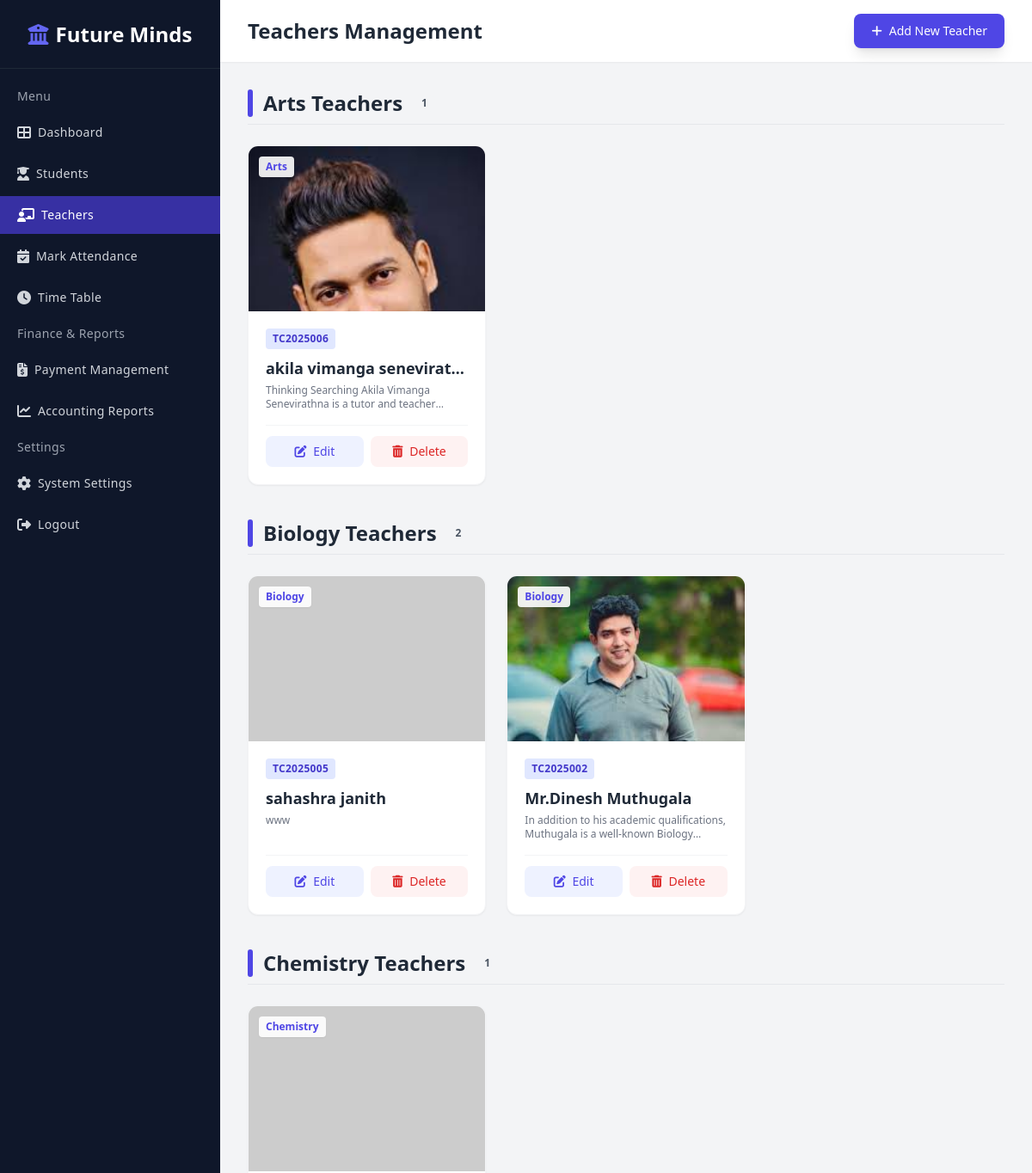
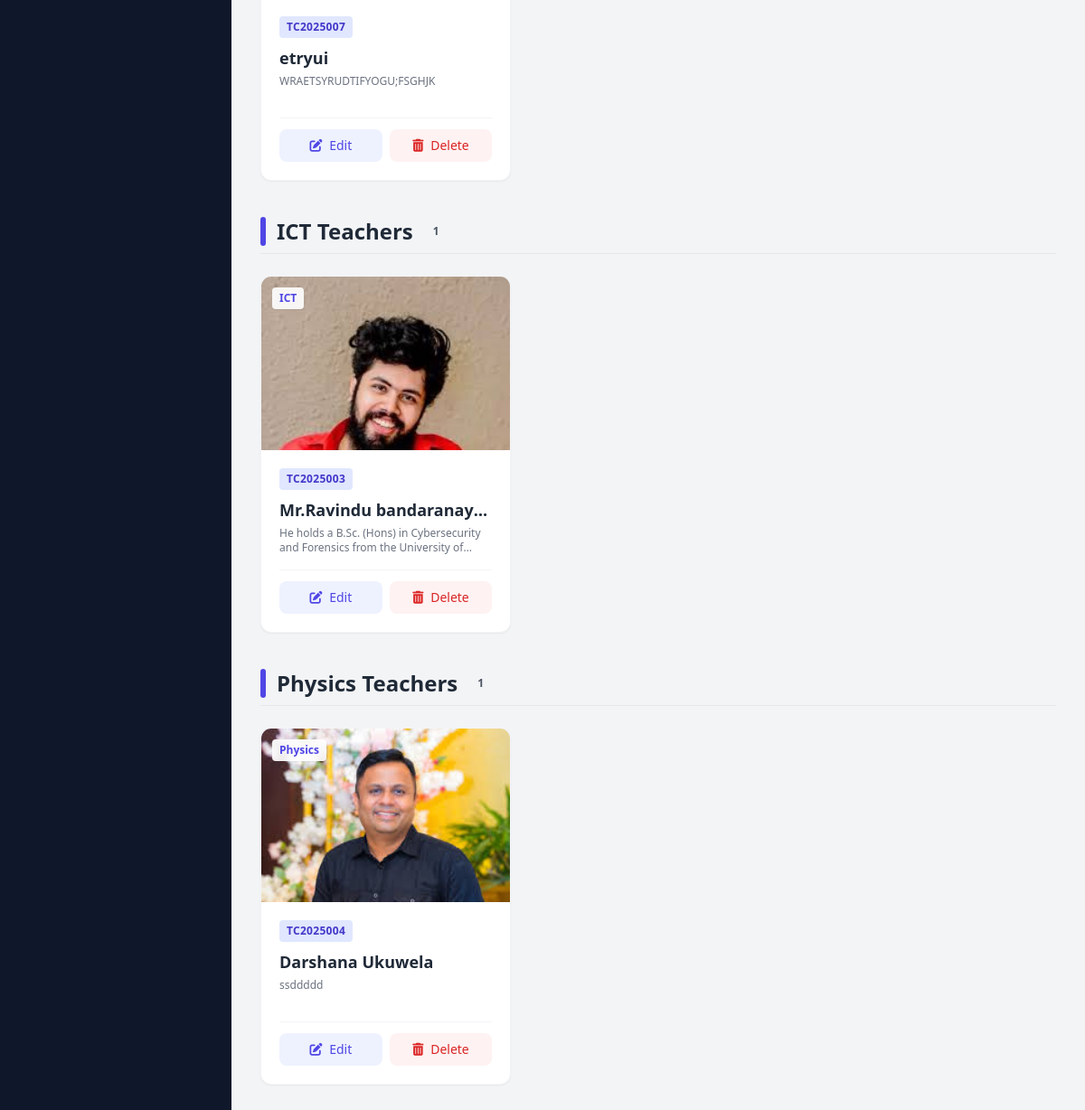
Page /admin/teachers.php on the committed database (2 pictures, top to bottom).
### tables this page shows
CREATE TABLE `teachers` (
  `teacher_id` int(11) NOT NULL,
  `teacher_number` varchar(20) NOT NULL,
  `password` varchar(255) NOT NULL,
  `full_name` varchar(150) NOT NULL,
  `phone` varchar(20) NOT NULL,
  `subject` varchar(100) NOT NULL,
  `description` text DEFAULT NULL,
  `image` varchar(255) DEFAULT NULL,
  `status` int(1) NOT NULL DEFAULT 1,
  `created_at` timestamp NOT NULL DEFAULT current_timestamp()
);

### admin/teachers.php (the view, shortened to what this page needs)
<?php
include 'db_con.php';
?>
<!DOCTYPE html>
<html lang="en">
<head>
    <script src="https://cdn.tailwindcss.com"></script>
    <link rel="stylesheet" href="https://cdnjs.cloudflare.com/ajax/libs/font-awesome/6.4.0/css/all.min.css">
</head>
<body class="bg-gray-100 font-sans antialiased">
    <?php include('includes/sidebar.php'); ?>
    <div class="ml-64 flex flex-col min-h-screen">
        <header class="bg-white shadow-sm py-4 px-8 flex justify-between items-center sticky top-0 z-40">
            <h2 class="text-2xl font-bold text-gray-800">Teachers Management</h2>
            <div class="flex items-center gap-4">
                <a href="add_teacher.php" class="bg-indigo-600 text-white px-5 py-2.5 rounded-lg text-sm font-medium hover:bg-indigo-700 transition shadow-lg flex items-center gap-2">
                    <i class="fas fa-plus"></i> Add New Teacher
                </a>
            </div>
        </header>
        <main class="p-8">
            <?php
            $sql = "SELECT * FROM teachers WHERE status = 1 ORDER BY subject ASC, teacher_id DESC";
            $result = $conn->query($sql);
            $teachers_by_subject = [];
            if ($result->num_rows > 0) {
                while($row = $result->fetch_assoc()) {
                    $teachers_by_subject[$row['subject']][] = $row;
                }
            }
            if (!empty($teachers_by_subject)) {
                foreach ($teachers_by_subject as $subject => $teachers) {
            ?>
                <div class="mb-10">
                    <div class="flex items-center gap-3 mb-6 border-b border-gray-200 pb-2">
                        <div class="h-8 w-1.5 bg-indigo-600 rounded-full"></div>
                        <h2 class="text-2xl font-bold text-gray-800"><?php echo htmlspecialchars($subject); ?> Teachers</h2>
                        <span class="bg-gray-100 text-gray-600 text-xs font-semibold px-2.5 py-0.5 rounded-full">
                            <?php echo count($teachers); ?>
                        </span>
                    </div>
                    <div class="grid grid-cols-1 md:grid-cols-2 lg:grid-cols-3 xl:grid-cols-4 gap-6">
                        <?php foreach ($teachers as $row) {
                            $img = $row['image'];
                            $imgPath = "../assets/images/teachers/" . $img;
                            if (empty($img) || !file_exists($imgPath)) {
                                $imgPath = "https://ui-avatars.com/api/?name=" . urlencode($row['full_name']) . "&background=random";
                            }
                        ?>
                        <div class="bg-white rounded-xl shadow-sm border border-gray-100 overflow-hidden hover:shadow-md transition group">
                            <div class="relative h-48 overflow-hidden bg-gray-100">
                                <img src="<?php echo $imgPath; ?>" alt="<?php echo htmlspecialchars($row['full_name']); ?>"
                                     class="w-full h-full object-cover object-top transition-transform duration-500 group-hover:scale-105">
                                <div class="absolute top-3 left-3 bg-white/90 backdrop-blur-sm px-2 py-1 rounded text-xs font-bold text-indigo-600 shadow-sm">
                                    <?php echo htmlspecialchars($row['subject']); ?>
                                </div>
                            </div>
                            <div class="p-5">
                                <div class="flex justify-between items-center mb-2">
                                    <span class="bg-indigo-100 text-indigo-700 text-xs font-bold px-2 py-1 rounded uppercase tracking-wide">
                                        <?php echo isset($row['teacher_number']) ? htmlspecialchars($row['teacher_number']) : 'NO ID'; ?>
                                    </span>
                                </div>
                                <h3 class="font-bold text-gray-800 text-lg mb-1 truncate"><?php echo htmlspecialchars($row['full_name']); ?></h3>
                                <p class="text-gray-500 text-xs mb-4 line-clamp-2 h-8"><?php echo htmlspecialchars($row['description']); ?></p>
                                <div class="flex gap-2 pt-3 border-t border-gray-100">
                                    <a href="edit_teacher.php?id=<?php echo $row['teacher_id']; ?>"
                                       class="flex-1 bg-indigo-50 text-indigo-600 py-2 rounded-lg text-sm font-medium hover:bg-indigo-100 transition text-center group-hover:bg-indigo-600 group-hover:text-white">
                                        <i class="fas fa-edit mr-1"></i> Edit
                                    </a>
                                    <a href="delete_teacher.php?id=<?php echo $row['teacher_id']; ?>"
                                       onclick="return confirm('Are you sure you want to remove this teacher?');"
                                       class="flex-1 bg-red-50 text-red-600 py-2 rounded-lg text-sm font-medium hover:bg-red-100 transition text-center group-hover:bg-red-600 group-hover:text-white">
                                        <i class="fas fa-trash-alt mr-1"></i> Delete
                                    </a>
                                </div>
                            </div>
                        </div>
                        <?php }  ?>
                    </div>
                </div>
                <?php
                }
            } ?>
        </main>
    </div>
</body>
</html>

### admin/includes/sidebar.php
<?php
$current_page = basename($_SERVER['PHP_SELF']);
?>
<div class="fixed left-0 top-0 w-64 h-full bg-slate-900 text-white transition-all duration-300 z-50 sidebar-menu">
    <div class="flex items-center justify-center h-20 border-b border-gray-800">
        <div class="text-2xl font-bold text-white flex items-center gap-2">
            <i class="fas fa-university text-indigo-500"></i>
            <span>Future Minds</span>
        </div>
    </div>
    <div class="overflow-y-auto overflow-x-hidden flex-grow">
        <ul class="flex flex-col py-4 space-y-1">
            <li class="px-5">
                <div class="flex flex-row items-center h-8">
                    <div class="text-sm font-light tracking-wide text-gray-400">Menu</div>
                </div>
            </li>
            <li>
                <a href="index.php"
                    class="relative flex flex-row items-center h-11 focus:outline-none hover:bg-indigo-600 text-gray-300 hover:text-white border-l-4 border-transparent hover:border-indigo-400 pr-6 <?php echo ($current_page == 'index.php') ? 'bg-indigo-800 text-white border-indigo-500' : ''; ?>">
                    <span class="inline-flex justify-center items-center ml-4">
                        <i class="fas fa-th-large"></i>
                    </span>
                    <span class="ml-2 text-sm tracking-wide truncate">Dashboard</span>
                </a>
            </li>
            <li>
                <a href="student.php"
                    class="relative flex flex-row items-center h-11 focus:outline-none hover:bg-indigo-600 text-gray-300 hover:text-white border-l-4 border-transparent hover:border-indigo-400 pr-6 <?php echo ($current_page == 'student.php' || $current_page == 'student_status.php') ? 'bg-indigo-800 text-white border-indigo-500' : ''; ?>">
                    <span class="inline-flex justify-center items-center ml-4">
                        <i class="fas fa-user-graduate"></i>
                    </span>
                    <span class="ml-2 text-sm tracking-wide truncate">Students</span>
                </a>
            </li>
            <li>
                <a href="teachers.php"
                    class="relative flex flex-row items-center h-11 focus:outline-none hover:bg-indigo-600 text-gray-300 hover:text-white border-l-4 border-transparent hover:border-indigo-400 pr-6 <?php echo ($current_page == 'teachers.php' || $current_page == 'add_teacher.php' || $current_page == 'edit_teacher.php' || $current_page == 'delete_teacher.php') ? 'bg-indigo-800 text-white border-indigo-500' : ''; ?>">
                    <span class="inline-flex justify-center items-center ml-4">
                        <i class="fas fa-chalkboard-teacher"></i>
                    </span>
                    <span class="ml-2 text-sm tracking-wide truncate">Teachers</span>
                </a>
            </li>
            <li>
                <a href="mark_attendance.php"
                    class="relative flex flex-row items-center h-11 focus:outline-none hover:bg-indigo-600 text-gray-300 hover:text-white border-l-4 border-transparent hover:border-indigo-400 pr-6 <?php echo ($current_page == 'mark_attendance.php') ? 'bg-indigo-800 text-white border-indigo-500' : ''; ?>">
                    <span class="inline-flex justify-center items-center ml-4">
                        <i class="fas fa-calendar-check"></i>
                    </span>
                    <span class="ml-2 text-sm tracking-wide truncate">Mark Attendance</span>
                </a>
            </li>
            <li>
                <a href="timetable.php"
                    class="relative flex flex-row items-center h-11 focus:outline-none hover:bg-indigo-600 text-gray-300 hover:text-white border-l-4 border-transparent hover:border-indigo-400 pr-6 <?php echo ($current_page == 'timetable.php' || $current_page == 'add_timetable.php' || $current_page == 'edit_timetable.php') ? 'bg-indigo-800 text-white border-indigo-500' : ''; ?>">
                    <span class="inline-flex justify-center items-center ml-4">
                        <i class="fas fa-clock"></i>
                    </span>
                    <span class="ml-2 text-sm tracking-wide truncate">Time Table</span>
                </a>
            </li>
            <li class="px-5 mt-5">
                <div class="flex flex-row items-center h-8">
                    <div class="text-sm font-light tracking-wide text-gray-400">Finance & Reports</div>
                </div>
            </li>
            <li>
                <a href="payments.php"
                    class="relative flex flex-row items-center h-11 focus:outline-none hover:bg-indigo-600 text-gray-300 hover:text-white border-l-4 border-transparent hover:border-indigo-400 pr-6 <?php echo ($current_page == 'payments.php') ? 'bg-indigo-800 text-white border-indigo-500' : ''; ?>">
                    <span class="inline-flex justify-center items-center ml-4">
                        <i class="fas fa-file-invoice-dollar"></i>
                    </span>
                    <span class="ml-2 text-sm tracking-wide truncate">Payment Management</span>
                </a>
            </li>
            <li>
                <a href="accounting.php"
                    class="relative flex flex-row items-center h-11 focus:outline-none hover:bg-indigo-600 text-gray-300 hover:text-white border-l-4 border-transparent hover:border-indigo-400 pr-6 <?php echo ($current_page == 'accounting.php') ? 'bg-indigo-800 text-white border-indigo-500' : ''; ?>">
                    <span class="inline-flex justify-center items-center ml-4">
                        <i class="fas fa-chart-line"></i>
                    </span>
                    <span class="ml-2 text-sm tracking-wide truncate">Accounting Reports</span>
                </a>
            </li>
            <li class="px-5 mt-5">
                <div class="flex flex-row items-center h-8">
                    <div class="text-sm font-light tracking-wide text-gray-400">Settings</div>
                </div>
            </li>
            <li>
                <a href="settings.php"
                    class="relative flex flex-row items-center h-11 focus:outline-none hover:bg-indigo-600 text-gray-300 hover:text-white border-l-4 border-transparent hover:border-indigo-400 pr-6 <?php echo ($current_page == 'settings.php') ? 'bg-indigo-800 text-white border-indigo-500' : ''; ?>">
                    <span class="inline-flex justify-center items-center ml-4">
                        <i class="fas fa-cog"></i>
                    </span>
                    <span class="ml-2 text-sm tracking-wide truncate">System Settings</span>
                </a>
            </li>
            <li>
                <a href="logout.php"
                    class="relative flex flex-row items-center h-11 focus:outline-none hover:bg-red-600 text-gray-300 hover:text-white border-l-4 border-transparent hover:border-red-400 pr-6">
                    <span class="inline-flex justify-center items-center ml-4">
                        <i class="fas fa-sign-out-alt"></i>
                    </span>
                    <span class="ml-2 text-sm tracking-wide truncate">Logout</span>
                </a>
            </li>
        </ul>
    </div>
</div>

### admin/teachers.php (style rules this page uses)
body { font-family: 'Poppins', sans-serif; }

### rows in the picture
teachers: image (picture), subject "Arts", teacher_number "TC2025006", full_name "akila vimanga senevirat…", description "Thinking Searching Akila Vimanga Senevirathna is a tutor and…"
teachers: subject "Biology", teacher_number "TC2025005", full_name "sahashra janith", description "www"
teachers: image (picture), subject "Biology", teacher_number "TC2025002", full_name "Mr.Dinesh Muthugala", description "In addition to his academic qualifications, Muthugala is a well-known…"
teachers: subject "Chemistry", teacher_number "TC2025007", full_name "etryui", description "WRAETSYRUDTIFYOGU;FSGHJK"
teachers: image (picture), subject "ICT", teacher_number "TC2025003", full_name "Mr.Ravindu bandaranay…", description "He holds a B.Sc. (Hons) in Cybersecurity and Forensics from the University…"
teachers: image (picture), subject "Physics", teacher_number "TC2025004", full_name "Darshana Ukuwela", description "ssddddd"

### other values in the picture
$subject "Arts"
count($teachers) "1"
$subject "Biology"
count($teachers) "2"
$subject "Chemistry"
$subject "ICT"
$subject "Physics"
